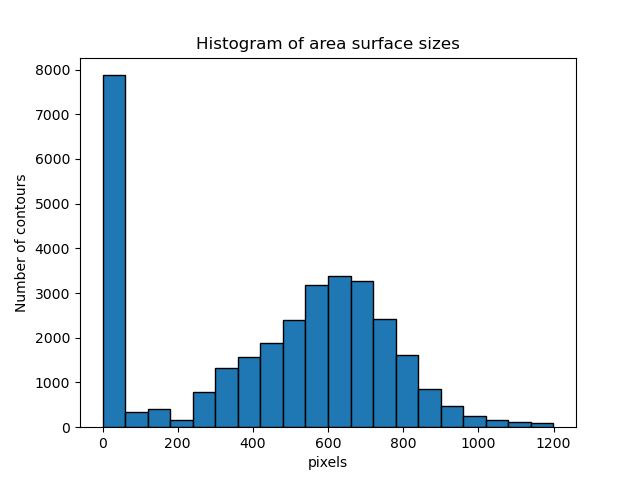
#> input picture logs/24-Ramos-4122/20240819110636areas.png, 640 x 480 px; its folder holds only this picture in this run
$ python tif_png_converter_wnorm.py   (older library calls are emulated)
#> lines starting #> are read from the running program, lines starting #| are printed output that depends on the picture
import os
import cv2
import hashlib
import numpy as np
import pickle
import matplotlib.pyplot as plt
import logging
from datetime import datetime
from tqdm import tqdm

from importlib import reload
reload(logging)
logger = logging.getLogger(__name__)


def is_image_empty(img):  # Check if cells are present
    return np.all(img == 0)


# [74 lines left out: functions get_name, image_rotate_crop, check_border_pixels, make_graph_areas, not called in this run]


def main():

    PATH_TO_FILES = "/home/t.afanasyeva/deep_learning_anaemias/resources/cytpix/24-Ramos-4122"
    parent_dir = os.path.dirname(os.path.dirname(os.path.abspath(__file__)))

    path_out_logs = os.path.join(parent_dir, "logs")
    timestamp = datetime.now().strftime("%Y%m%d%H%M%S")
    logging.basicConfig(
        filename=os.path.join(path_out_logs, f"{timestamp}_temp_converter.log"),
        level=logging.INFO
        )
    logger.info("Started")

    dict_hash_old_name = {}  # Keep track of old file names
    area_list = []  # Keep track of cell sizes fot filtering

    path_to_dfs = PATH_TO_FILES
    paths = [path[0] for path in os.walk(path_to_dfs)]

    for path_in in paths:
        path_out_folder_name = path_in.split("/")[-1]
        path_out = os.path.join(parent_dir, "resources/out/cytpix/", str(path_out_folder_name))
        if not os.path.exists(path_out):
            os.makedirs(path_out)
        images = os.listdir(path_in)

        for img_name in tqdm(images):
            img_path = os.path.join(path_in, img_name)
            img = cv2.imread(img_path, cv2.IMREAD_UNCHANGED)
#> img is the input picture: shape (480, 640, 4); mean B, G, R, A 240.7, 234.8, 226.3, 255
            if img is None:
                logger.info(f"Warning: {img_path} could not be read, skipping.")
                continue
            gray = cv2.normalize(img, None, alpha=0, beta=255,
                                           norm_type=cv2.NORM_MINMAX, dtype=cv2.CV_8U)
            ext_border = cv2.copyMakeBorder(
                gray,
                top=64,
                bottom=64,
                left=64,
                right=64,
                borderType=cv2.BORDER_REPLICATE,
            )
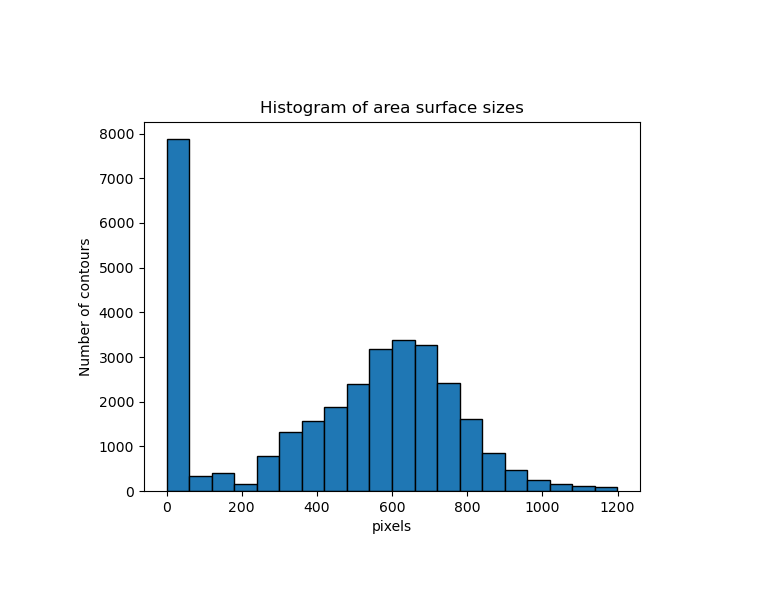
#> ext_border: shape (608, 768, 4); mean B, G, R, A 245.6, 241.7, 236.1, 255
            blur = cv2.GaussianBlur(ext_border, (5, 5), 3)
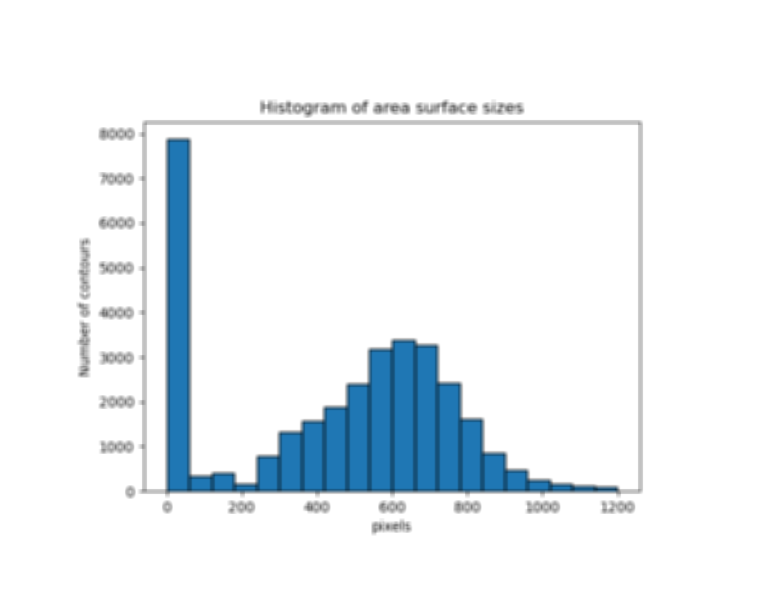
#> blur: shape (608, 768, 4); mean B, G, R, A 245.6, 241.7, 236.1, 255
#> (the run stopped early here; a loop or call above may not have finished)
